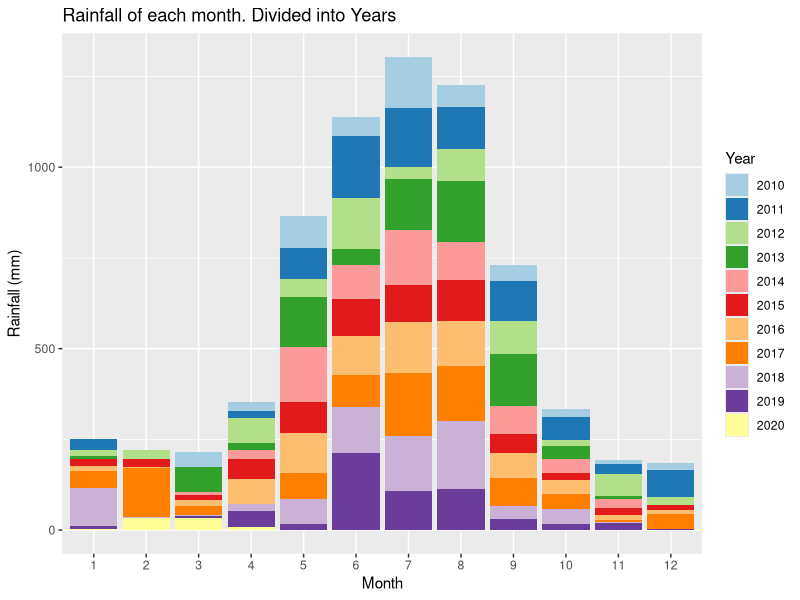
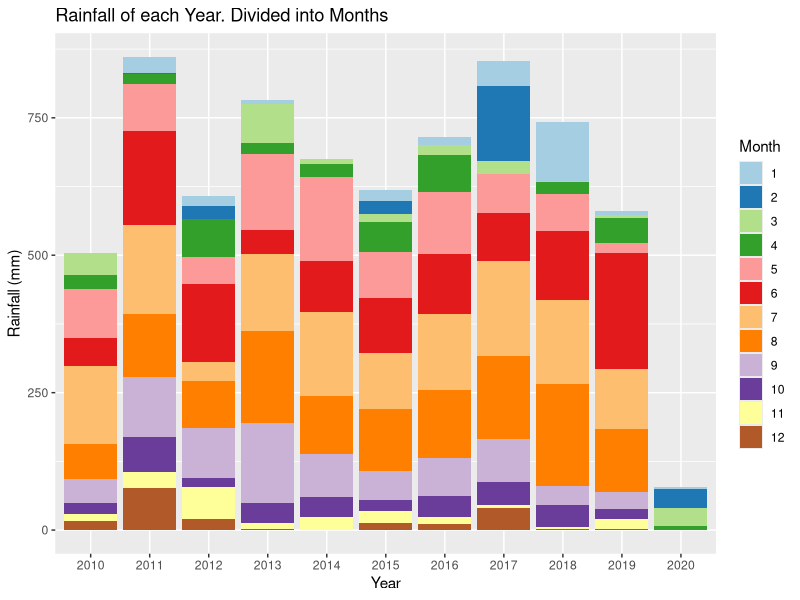
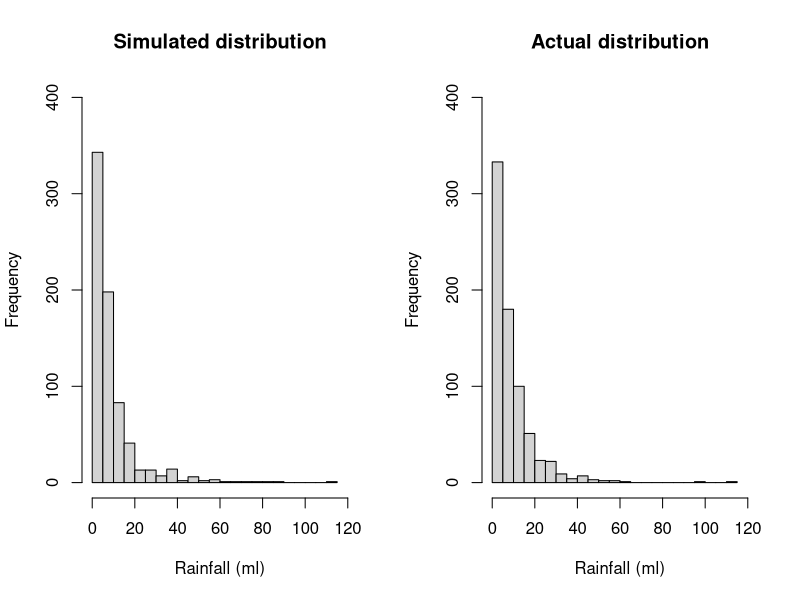
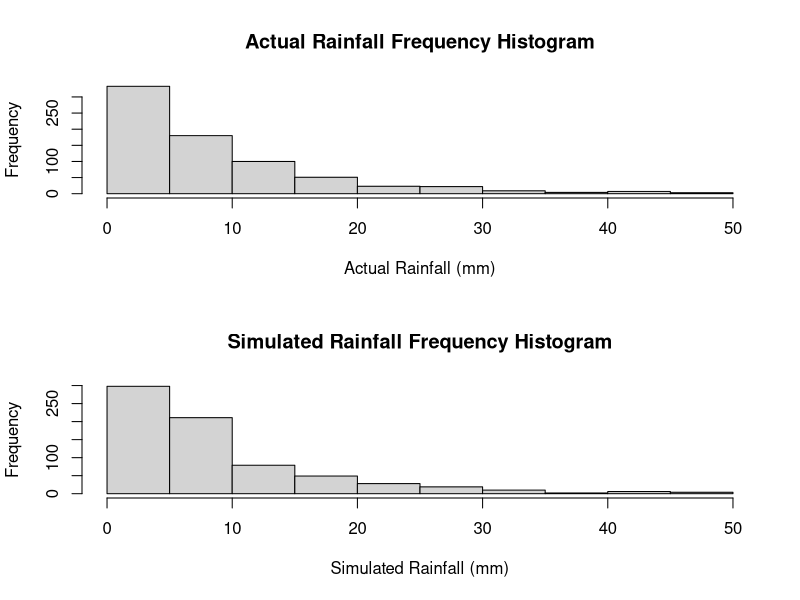
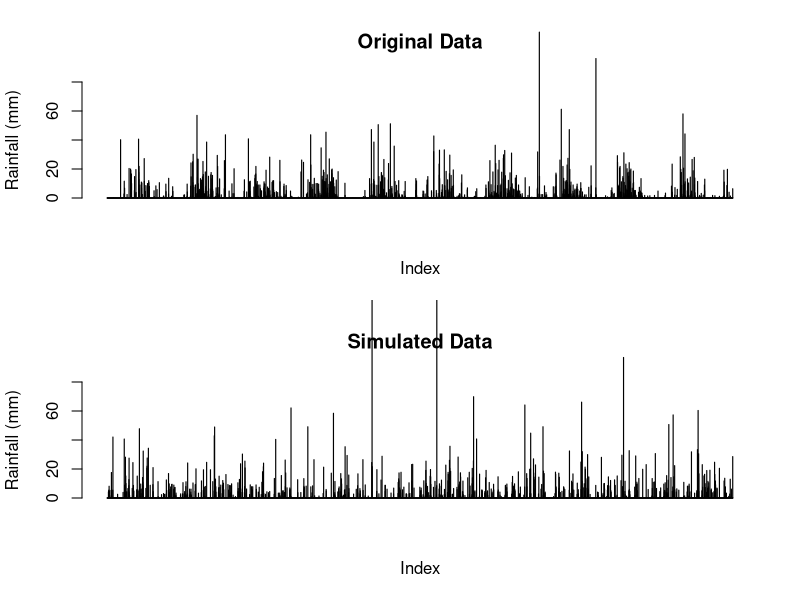
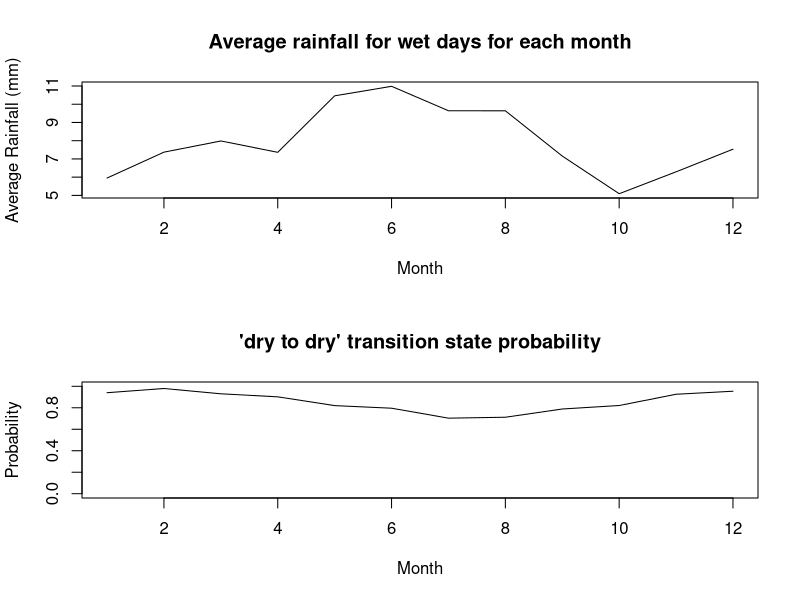
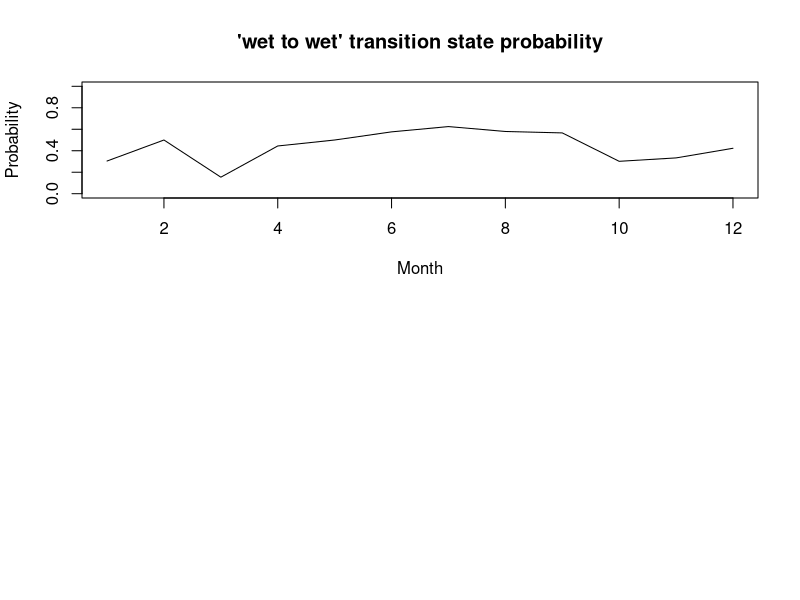
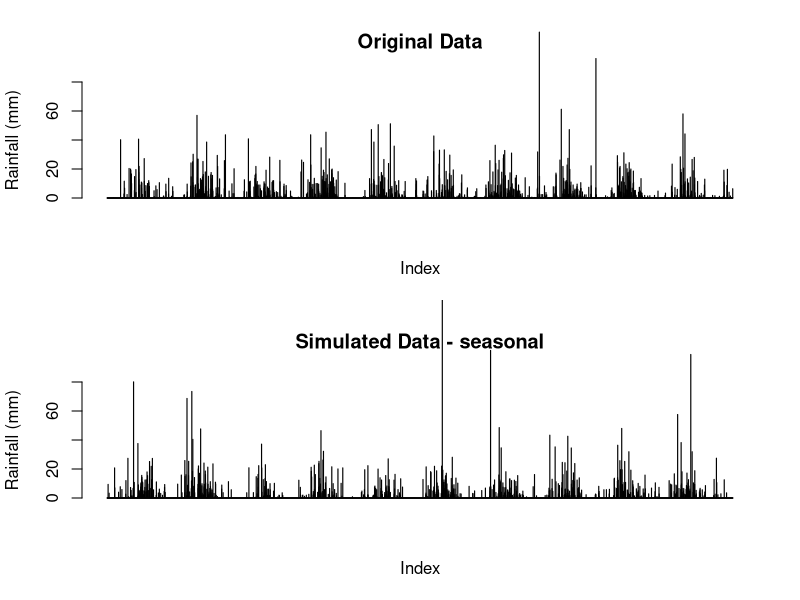

Recreate these plots in R, in order.
## ---- chunk 1
knitr::opts_chunk$set(echo = TRUE)
## ---- chunk 2
# Reading in the data from the csv file
data <-  read.csv("IDCJAC0009_009225_1800_Data.csv")
weather_data <- data
weather_data <- weather_data[which(is.na(weather_data$Rainfall.amount..millimetres.) == FALSE),] # excluding rows with no rainfall record made 
## ---- chunk 3
weather_data$date <- do.call(paste, c(weather_data[c("Day", "Month", "Year")], sep = "-")) # creating a column that contains the date for easy indentification
## ---- chunk 4
# function to categorise day as either 'wet' or 'dry' for the Markov Chain functions
state <- function(x){
  stateList <- c()
  for(ii in 1:length(x)){
    if(x[ii] < 1){
      stateList <- c(stateList, "dry")
    }
    if(x[ii] >= 1){
      stateList <- c(stateList, "wet")
    }
  }
  return(stateList)
}
weather_data$state <- state(weather_data$Rainfall.amount..millimetres.)
## ---- chunk 5
head(weather_data[,c('Rainfall.amount..millimetres.','state')], 10)
## ---- chunk 6
# function establishing Markov Chain transition state. Establishing the relationship between the rainfall of a given day and the day before it.
transitionState <- function(x){
  transitionStateList <- c('') #can't find transition state of first observation
  for(i in 2:length(x)){
    if(x[i] == "dry"){
      if (x[i-1] == "dry"){
        transitionStateList <- c(transitionStateList, "DryToDry")
      }
      else {
        transitionStateList <- c(transitionStateList, "WetToDry")
      }
    }
    if(x[i] == "wet"){
      if (x[i-1] == "dry"){
        transitionStateList <- c(transitionStateList, "DryToWet")
      }
      else {
        transitionStateList <- c(transitionStateList, "WetToWet")
      }
    }
  }
  return(transitionStateList)
}
weather_data$transitionState <- transitionState(weather_data$state)
## ---- chunk 7
head(weather_data[,c('Rainfall.amount..millimetres.','state', 'transitionState')], 10)
## ---- chunk 8
train_data <- subset(weather_data, Year >= 2010) # only look at the most recent, relevant data.
library(ggplot2)
library(RColorBrewer)

# explorative plots investigating the distribution of rainfall across months and years

# Plotting the rainfall data (grouped by years and months)
# Distribution of rainfall by month (segmented by year)
ggplot(train_data, aes(x = factor(Month), y = Rainfall.amount..millimetres., fill = factor(Year))) + 
  geom_bar(stat = "identity") + 
  scale_fill_brewer(palette = "Paired") + 
  xlab("Month")+
  ylab("Rainfall (mm)")+
  labs(fill = "Year")+
  ggtitle("Rainfall of each month. Divided into Years")
# There does appear to be a rough distribution of rainfall by month. Most years May, June, July, August, and September (month 5-9) have the most rain. There are outliers

ggplot(train_data, aes(x = factor(Year), y = Rainfall.amount..millimetres., fill = factor(Month))) + 
  geom_bar(stat = "identity") + 
  scale_fill_brewer(palette = "Paired") + 
  xlab("Year")+
  ylab("Rainfall (mm)")+
  labs(fill = "Month")+
  ggtitle("Rainfall of each Year. Divided into Months")
# There does not appear to be any obvious pattern in the rainfall across the 10 years (note. 2020 only contains 4 months of data, hence the low rainfall). The average looks to be around 650-700 mm. 
## ---- chunk 9
table(train_data$Month, train_data$Year) # only four months of data in 2020
## ---- chunk 10
#Calculating transition state probabilities, in general (no respect to month or season)
weatherTable <- table(train_data$transitionState)
weatherTable

probWetToWet = weatherTable['WetToWet'] / (weatherTable['WetToWet'] + weatherTable['WetToDry'])
probWetToWet

probDryToDry = weatherTable['DryToDry'] / (weatherTable['DryToDry'] + weatherTable['DryToWet'])
probDryToDry
## ---- chunk 11
#Basic generator (No seasonal variation)

#calculated above
generateRainfallBasic <- function(genLength){
  currentState = "dry" # Years start with very little rain, so more likely to start dry
  rainAmountList <- c()
  for (i3 in 1:genLength){
    if (currentState == "dry"){
      if (runif(1) < probDryToDry){
        currentState = "dry"
      }
      else{
        currentState = "wet"
      }
    }
    else if (currentState == "wet"){
      if (runif(1) < probWetToWet){
        currentState = "wet"
      }
      else{
        currentState = "dry"
      }
    }
    #generating amount of rainfall if state is wet, else 0
    if (currentState == "wet"){
      rainAmount <- 5.66*exp(rnorm(1))
      rainAmountList <- c(rainAmountList, rainAmount)
    }
    else{
      rainAmountList <- c(rainAmountList, 0)
    }
  }
  return(rainAmountList)
}
## ---- chunk 12
#comparing log-normal against actual data, veeerryyyy close fit, will use log-normal for rainfall sim
par(mfrow=c(1,2))
p1 <- 5.66*exp(rnorm(732))
hist(p1, breaks = 30, xlim = c(0,120), ylim = c(0,400), main = "Simulated distribution", xlab = "Rainfall (ml)")

p2 <- train_data$Rainfall.amount..millimetres.[train_data$Rainfall.amount..millimetres.>1]
hist(p2, breaks = 30, xlim = c(0,120), ylim = c(0,400), main = "Actual distribution", xlab = "Rainfall (ml)")

mean(p1)
mean(p2)
## ---- chunk 13
#Basic generator tests
testRainfall = generateRainfallBasic(3761)

par(mfrow=c(2,1))
hist(train_data$Rainfall.amount..millimetres.[train_data$Rainfall.amount..millimetres.>1 & train_data$Rainfall.amount..millimetres.<50], xlab = "Actual Rainfall (mm)", main = "Actual Rainfall Frequency Histogram")
hist(testRainfall[testRainfall > 1 & testRainfall <50], xlab = "Simulated Rainfall (mm)", main = "Simulated Rainfall Frequency Histogram")

par(mfrow=c(2,1))
barplot(train_data$Rainfall.amount..millimetres., ylim = c(0,80), main = "Original Data", ylab = "Rainfall (mm)", xlab = "Index")
barplot(testRainfall, ylim = c(0,80), main = "Simulated Data", ylab = "Rainfall (mm)", xlab = "Index")
## ---- chunk 14
#Calculates the transition probabilities for each month
probTransStatesMonth <- function(input_data){
  transitonStatesMonthsFrame <- data.frame(list(rep(0, 12), list(rep(0, 12), list(rep(0,    12), list(rep(0, 12)))))) #Initialises 12x4 frame filled with zeroes (4 columns for each transition state, 12 rows for each month)
  names(transitonStatesMonthsFrame) <- c('DryToDry', 'DryToWet', 'WetToDry', 'WetToWet')

  #Makes the dataframe with the count of each transition state with each month
  for (i4 in 1:dim(input_data)[1]){
    tempTransitionState <- input_data[i4, 'transitionState']
    tempMonth <- input_data[i4, 'Month'] 
    transitonStatesMonthsFrame[tempMonth, tempTransitionState] <- transitonStatesMonthsFrame[tempMonth, tempTransitionState]+1 # increase count of tempTransitionState for month tempMonth by 1
  }

  #Calculates the transition state probabilities for each month in the data frame
  probTransitonStatesMonthsFrame <- transitonStatesMonthsFrame
  for (i in 1:dim(transitonStatesMonthsFrame)[1]){
  
    probTransitonStatesMonthsFrame[i, 'DryToDry'] <- transitonStatesMonthsFrame[i, 'DryToDry'] / (transitonStatesMonthsFrame[i, 'DryToDry'] + transitonStatesMonthsFrame[i, 'DryToWet'])
  
    probTransitonStatesMonthsFrame[i, 'DryToWet'] <- transitonStatesMonthsFrame[i, 'DryToWet'] / (transitonStatesMonthsFrame[i, 'DryToDry'] + transitonStatesMonthsFrame[i, 'DryToWet'])
    
    probTransitonStatesMonthsFrame[i, 'WetToDry'] <- transitonStatesMonthsFrame[i, 'WetToDry'] / (transitonStatesMonthsFrame[i, 'WetToDry'] + transitonStatesMonthsFrame[i, 'WetToWet'])
    probTransitonStatesMonthsFrame[i, 'WetToWet'] <- transitonStatesMonthsFrame[i, 'WetToWet'] / (transitonStatesMonthsFrame[i, 'WetToDry'] + transitonStatesMonthsFrame[i, 'WetToWet'])
    # this data frame 'probTransitionStatesMonthsFrame' will be called directly in the generator, so must be called as such when exported
  }
  return(probTransitonStatesMonthsFrame)
}

## ---- chunk 15
probTransitonStatesMonthsFrame <- probTransStatesMonth(train_data)
head(probTransitonStatesMonthsFrame, 10)
## ---- chunk 16
#testing average rainfall when its rains in each month, and for wettowet vs drytowet transitions.
test_w2w <- train_data$Rainfall.amount..millimetres.[train_data$transitionState == "WetToWet"]
test_d2w <- train_data$Rainfall.amount..millimetres.[train_data$transitionState == "DryToWet"]
mean(test_w2w)
mean(test_d2w)
wilcox.test(test_d2w, test_w2w)
#since resulting wilcox test p-value is 0.85, we conclude that theres no difference in rainfall depending on the transition state, and do not need to include it in our model.

test_rainfallPerMonth <- train_data[train_data$state == "wet",c(4,6)]
kruskal.test(Rainfall.amount..millimetres. ~ Month, data = test_rainfallPerMonth)
#p-val = 0.00016, therefore difference between average rainfall for each month

## ---- chunk 17
#calculating the mean rainfall when it rains for each month, to change how much it rains according to the generator later on. Limited to less than 60 mls as the dataset is not large enough for large rainfall amounts (such as 114ml in feburary) to not throw the mean off.
rainMonthData <- c()
for (i in 1:12){
  temp<- train_data$Rainfall.amount..millimetres.[train_data$state == "wet" & train_data$Month == i & train_data$Rainfall.amount..millimetres. < 60]
  rainMonthData <- c(rainMonthData, list(temp))
  rm(temp)
}

rainfallAvgMonth <- sapply(rainMonthData, mean)

## ---- chunk 18
plot(c(1:12), rainfallAvgMonth, type = "l", xlab = "Month", ylab = "Average Rainfall (mm)", main = "Average rainfall for wet days for each month")
## ---- chunk 19
#How the transition state probabilities vary for each month
plot(probTransitonStatesMonthsFrame$DryToDry, ylim = c(0,1), xlab = "Month", main = "'dry to dry' transition state probability", type = 'l', ylab = "Probability")
plot(probTransitonStatesMonthsFrame$WetToWet, ylim = c(0,1), xlab = "Month", main = "'wet to wet' transition state probability", type = 'l', ylab = "Probability")
## ---- chunk 20
#Weather generator accounting  for seasonal variation of transition states or something i hope
#This is just a regular version of basic generator it's mostly the same in fact if i forget to even do this it is the same

generateRainfallSeasonal <- function(input){
  # input must be weather_data or a subset of weather_data
  currentState = "dry" #can make this into a random choice later
  rainAmountList <- c()
  for (i5 in 1:dim(input)[1]){
    if (currentState == "dry"){
      if (runif(1) < probTransitonStatesMonthsFrame[input[i5, 'Month'], 'DryToDry']){ #now inputs depending on the month of input
        currentState = "dry"
      }
      else{
        currentState = "wet"
      }
    }
    else if (currentState == "wet"){
      if (runif(1) < probTransitonStatesMonthsFrame[input[i5, 'Month'], 'WetToWet']){
        currentState = "wet"
      }
      else{
        currentState = "dry"
      }
    }                                   
    #generating amount of rainfall if state is wet, else 0
    if (currentState == "wet"){
      #rainAmount <- 5.66*exp(rnorm(1)) #now log-normal dist, 5 used because is close to mean of weather_data's / the mean of what exp(rnorm(1)) is by default /// Old Version 
      rainAmount <- rainfallAvgMonth[input[i5, 'Month']]*exp(rnorm(1))/1.648 
      #average of exp(rnorm(1)) is ~1.648, so we divide by that so the average of each month will just be the actual average calculated from rainfallAvgMonth.
      rainAmountList <- c(rainAmountList, rainAmount)
    }
    else{
      rainAmountList <- c(rainAmountList, 0)
    }
  }
  return(rainAmountList)
}
## ---- chunk 21
#testing code for seasonal generator
inputSeasonalRainfall <- dplyr::select(train_data, 'Year', 'Month', 'Day') #using existing train data's dates to input to function, instead of putting in just how many to generate
testSeasonalRainfall = generateRainfallSeasonal(inputSeasonalRainfall)
## ---- chunk 22
par(mfrow=c(2,1))
barplot(train_data$Rainfall.amount..millimetres., ylim = c(0,80), main = "Original Data", ylab = "Rainfall (mm)", xlab = "Index")
barplot(testSeasonalRainfall, ylim = c(0,80), main = "Simulated Data - seasonal", ylab = "Rainfall (mm)", xlab = "Index")
## ---- chunk 23
#comparing log-normal against actual data, veeerryyyy close fit, will use log-normal for rainfall sim
p1 <- 5.66*exp(rnorm(732))
p1 <- p1[p1>1]
hist(p1, breaks = 30, xlim = c(0,120), ylim = c(0,400), main = "Simulated distribution")

p2 <- train_data$Rainfall.amount..millimetres.[train_data$Rainfall.amount..millimetres.>1]
hist(p2, breaks = 30, xlim = c(0,120), ylim = c(0,400), main = "actual distribution")
## ---- chunk 24
set.seed(100345)
sampID <- sample.int(nrow(train_data), size = 0.8*nrow(train_data), replace = FALSE)
train_data <- train_data[sampID,] # 80% of data for training
test_data <- train_data[-sampID,] # 20% for testing
## ---- chunk 25
probTransitonStatesMonthsFrame <- probTransStatesMonth(train_data) # retraining seasonal generator probTransitionStatesMonthsFrame with new training data (now only 80% of the original train_data)
# calucating the new average rainfall for each month
rainMonthData <- c()
for (i in 1:12){
  temp<- train_data$Rainfall.amount..millimetres.[train_data$state == "wet" & train_data$Month == i & train_data$Rainfall.amount..millimetres. < 60]
  rainMonthData <- c(rainMonthData, list(temp))
  rm(temp)
}
rainfallAvgMonth <- sapply(rainMonthData, mean)
## ---- chunk 26
#generates a simulation with the same number of observations as test_data (20% of the total data)
testSeasonalRainfall20 = generateRainfallSeasonal(test_data) 
## ---- chunk 27
par(mfrow = c(2, 1))
barplot(testSeasonalRainfall20, ylab = "Rainfall (mm)", xlab = "index", main = "Simulated data")
barplot(test_data$Rainfall.amount..millimetres., ylab = "Rainfall (mm)", xlab  = "index", main = "Actual data")
## ---- chunk 28
# Wilcoxon signed rank test
WT <- wilcox.test(testSeasonalRainfall20, test_data$Rainfall.amount..millimetres., paired=T)
print("Wilcoxon rank sum p-value")
WT$p.value
# paired student t test
TT <- t.test(testSeasonalRainfall20, test_data$Rainfall.amount..millimetres., paired=T)
print("t-test p-value")
TT$p.value
## ---- chunk 29
train_data <- subset(weather_data, Year >= 2010)
train10_data <- subset(weather_data, Year >= 2009 & Year < 2019)
data_2019 <- subset(weather_data, Year == 2019)
## ---- chunk 30
probTransitonStatesMonthsFrame <- probTransStatesMonth(train10_data) # retraining seasonal generator probTransitionStatesMonthsFrame with train10_data
set.seed(10356)
monthList <- subset(weather_data, Year == 2019) # a year that isn't a leap year to get the month list, as generation algorithm only requires months
monthList <- monthList['Month']
testSeasonalRainfall10 <- generateRainfallSeasonal(monthList)
## ---- chunk 31
#compare generated year against 2019
par(mfrow = c(2,1))
barplot(testSeasonalRainfall10, xlab = "Index", ylab = "Rainfall (mm)", main = "Simulated Rainfall")
barplot(data_2019$Rainfall.amount..millimetres., xlab = "Index", ylab = "Rainfall (mm)", main = "2019 Rainfall")
## ---- chunk 32
# check other years for comparison
par(mfrow = c(3,2))
barplot(testSeasonalRainfall10, xlab = "Index", ylab = "Rainfall (mm)", main = "Simulated Rainfall")
year <- subset(weather_data, Year == 2015)
barplot(year$Rainfall.amount..millimetres., xlab = "Index", ylab = "Rainfall (mm)", main = "2015 Rainfall")
year <- subset(weather_data, Year == 2008)
barplot(year$Rainfall.amount..millimetres., xlab = "Index", ylab = "Rainfall (mm)", main = "2008 Rainfall")
year <- subset(weather_data, Year == 2015)
barplot(year$Rainfall.amount..millimetres., xlab = "Index", ylab = "Rainfall (mm)", main = "2017 Rainfall")
year <- subset(weather_data, Year == 2007)
barplot(year$Rainfall.amount..millimetres., xlab = "Index", ylab = "Rainfall (mm)", main = "2007 Rainfall")
year <- subset(weather_data, Year == 2013)
barplot(year$Rainfall.amount..millimetres., xlab = "Index", ylab = "Rainfall (mm)", main = "2013 Rainfall")
rm(year)
## ---- chunk 33
# Creates a graph of difference in rainfall for years, weeks, months, years to see if there are any potential patterns.
# Creates a list of the weekly rainfall
RainfallWeekly <- data.frame("Rainfall (mm)", "Week")
colnames(RainfallWeekly) <- c("Rainfall (mm)", "Week")
RainfallWeekly$`Rainfall (mm)` <- as.numeric(RainfallWeekly$`Rainfall (mm)`)
RainfallWeekly$Week <- as.numeric(RainfallWeekly$Week)
week = 1
weekRain = 0
for(ii in c(1: nrow(weather_data))){
  weekRain = weekRain + weather_data[ii, 6] # rainfall amount for that row
  
  if(ii%%7 == 0){ # every 7th row
    RainfallWeekly[(ii/7), 1] <- weekRain # 1 row of RainfallWeekly created every 7 rows (1 weeks) - inserting rainfall total for that week
    RainfallWeekly[(ii/7), 2] <- week
    week = week + 1
    weekRain = 0 # clear total rainfall to prepare for next week
  }
}
## ---- chunk 34
RainfallWeeklyDiff <- data.frame(c(1:(nrow(RainfallWeekly)-1)), c(1:(nrow(RainfallWeekly)-1))) # data frame with two columns, one less row than RainfallWeekly
colnames(RainfallWeeklyDiff) <- c("Rainfall diff (mm)", "Week")
RainfallWeeklyDiff$`Rainfall diff (mm)` <- diff(RainfallWeekly$`Rainfall (mm)`) # change in weeks
## ---- chunk 35
# plot first 700 weeks first against the difference in rainfall, and then the rainfall per week
par(mfrow = c(4,1))
plot(RainfallWeeklyDiff[c(1:350), 2], RainfallWeeklyDiff[c(1:350), 1], xlab = "week", ylab = "change in rainfall (mm)", cex = 2, type = "b")
plot(RainfallWeekly[c(1:350), 2], RainfallWeekly[c(1:350), 1], xlab = "week", ylab = "rainfall (mm)", type = "l")
plot(RainfallWeeklyDiff[c(351:700), 2], RainfallWeeklyDiff[c(351:700), 1], xlab = "week", ylab = "change in rainfall (mm)", cex = 2, type = "b")
plot(RainfallWeekly[c(351:700), 2], RainfallWeekly[c(351:700), 1], xlab = "week", ylab = "rainfall (mm)", type = "l")
## ---- chunk 36
# plot second 700 weeks first against the difference in rainfall, and then the rainfall per week
par(mfrow = c(4,1))
plot(RainfallWeeklyDiff[c(701:1050), 2], RainfallWeeklyDiff[c(701:1050), 1], xlab = "week", ylab = "change in rainfall (mm)", cex = 2, type = "b")
plot(RainfallWeekly[c(701:1050), 2], RainfallWeekly[c(701:1050), 1], xlab = "week", ylab = "rainfall (mm)", type = "l")
plot(RainfallWeeklyDiff[c(1051:1414), 2], RainfallWeeklyDiff[c(1051:1414), 1], xlab = "week", ylab = "change in rainfall (mm)", cex = 2, type = "b")
plot(RainfallWeekly[c(1051:1414), 2], RainfallWeekly[c(1051:1414), 1], xlab = "week", ylab = "rainfall (mm)", type = "l")
## ---- chunk 37
rainSort_2019 <- data_2019$Rainfall.amount..millimetres.
# qqplot before removing 'dry' days
qqnorm(rainSort_2019, pch = 1, frame = F, main = "Normal Q-Q Plot of Rainfall 2019 (including dry days)")
qqline(rainSort_2019, col = "red", lwd = 2)
rainSort_2019 <- rainSort_2019[which(rainSort_2019 != 0)]
# qqplot after removing 'dry' days
qqnorm(rainSort_2019, pch = 1, frame = F, main = "Normal Q-Q Plot of Rainfall 2019 (excluding dry days)")
qqline(rainSort_2019, col = "red", lwd = 2)
hist(rainSort_2019, breaks = 50)
# data is not normally distributed
rm(rainSort_2019)
## ---- chunk 38
rain2019 <- subset(weather_data, Year == 2019)
length(rain2019$Rainfall.amount..millimetres.)
length(testSeasonalRainfall10)
# Function that returns the sum of ranks of difference (w+ and w-) that are part of the Wilcoxon signed rank calculations
returnRanks <- function(simulated, actual){
  diffs <- (simulated - actual)
  diffs <- diffs[diffs != 0]
  posDifs <- which(diffs > 0)
  negDiffs <- which(diffs < 0)
  rank <- rank(abs(diffs))
  rankPosDiff <- sum(rank[posDifs])
  rankNegDiff <- sum(rank[negDiffs]) 
  return(c(rankPosDiff, rankNegDiff))
}
## ---- chunk 39
table(rain2019$Month)
# To perform the Wilcoxon Signed Rank test we must have paired data, so we have to find the extra dates in testSeasonalRainfall10 (note: 2019 is a non leap year) and remove them.
# Upon review we find that there are days missing from October and December.
## ---- chunk 40
table(rain2019$Day)
# One month is missing a day 5, and another is missing a day 19 (both 11 when should be 12)
temp <- subset(rain2019, Day == 5)
temp$Month # 5th of October missing
temp <- subset(rain2019, Day == 19)
temp$Month # 19th of December missing
rm(temp)
which(rain2019$date == "4-10-2019") # find what row the day before 5-10-2019 is
# Therefore 5-10-2019 would be row 278 (277+1)
which(rain2019$date == "18-12-2019") # find what row the day before 5-10-2019 is
# Therefore 5-10-2019 would be row 353 (351+2). Add two as both 5th october and 19th december are missing
## ---- chunk 41
# We find that the days are day 278 and 353 from testSeasonalRainfall10
simRainfall2019 <- testSeasonalRainfall10
## ---- chunk 42
set.seed(102343656)
monthList <- subset(weather_data, Year == 2019) # A year that isn't a leap year to get the month list, as generation algorithm only requires months
monthList <- monthList['Month']
testSeasonalRainfall10 <- generateRainfallSeasonal(monthList)
simRainfall2019 <- testSeasonalRainfall10 # Removing day 278 and day 353 data from testSeasonalRainfall10
## ---- chunk 43
# test of testSeasonalRainfall10 against 2019 rainfall (testSeasonalRainfall10 was simulation of 2019 rainfall)
wilcox.test(rain2019$Rainfall.amount..millimetres., simRainfall2019, paired = T, alternative = "t", conf.int = T, conf.level = 0.95)

# the p-value is 0.04918,indicating that it is likely that there is a significant difference between the simulated data and the actual data. This means that one set of data was consistently and significantly larger than the other
# manual calculation of Wilcoxon signed rank values 

sumRanks <- returnRanks(simRainfall2019, rain2019$Rainfall.amount..millimetres.)
cat(sumRanks[1], "is the sum of the ranks of the positive differences")
cat(sumRanks[2], "is the sum of the ranks of the negative differences")

# rankPosDiff (the sum of the ranks of the differences where the simulated data is greater than the actual) is 7414. rankNegDiff (the sum of the ranks of the the differences where the actual is greater than the simulated) is 5147. rankPosDiff is quite a bit larger than rankNegDiff
## ---- chunk 44
set.seed(12345)
monthList <- subset(weather_data, Year == 2011)
monthList <- monthList['Month']
testSeasonalRainfall10 <- generateRainfallSeasonal(monthList)
simRainfall2019 <- testSeasonalRainfall10[-c(278, 353)]
wilcox.test(rain2019$Rainfall.amount..millimetres., simRainfall2019, paired = T, alternative = "t", conf.int = T, conf.level = 0.95)

sumRanks <- returnRanks(simRainfall2019, rain2019$Rainfall.amount..millimetres.)
cat(sumRanks[1], "is the sum of the ranks of the positive differences")
cat(sumRanks[2], "is the sum of the ranks of the negative differences")
## ---- chunk 45
set.seed(347876)
monthList <- subset(weather_data, Year == 2011) 
monthList <- monthList['Month']
testSeasonalRainfall10 <- generateRainfallSeasonal(monthList)
simRainfall2019 <- testSeasonalRainfall10[-c(278, 353)] 
wilcox.test(rain2019$Rainfall.amount..millimetres., simRainfall2019, paired = T, alternative = "t", conf.int = T, conf.level = 0.95)

sumRanks <- returnRanks(simRainfall2019, rain2019$Rainfall.amount..millimetres.)
cat(sumRanks[1], "is the sum of the ranks of the positive differences")
cat(sumRanks[2], "is the sum of the ranks of the negative differences")
## ---- chunk 46
set.seed(3456789)
monthList <- subset(weather_data, Year == 2011)
monthList <- monthList['Month']
testSeasonalRainfall10 <- generateRainfallSeasonal(monthList)
simRainfall2019 <- testSeasonalRainfall10[-c(278, 353)]
wilcox.test(rain2019$Rainfall.amount..millimetres., simRainfall2019, paired = T, alternative = "t", conf.int = T, conf.level = 0.95)

sumRanks <- returnRanks(simRainfall2019, rain2019$Rainfall.amount..millimetres.)
cat(sumRanks[1], "is the sum of the ranks of the positive differences")
cat(sumRanks[2], "is the sum of the ranks of the negative differences")
## ---- chunk 47
# looking at the four total simulations created, there is generally no significant different between the simulated rainfall and the actual rainfall. 
# However looking at rankPosDiff and rankNegDiff calculated for each (the sum of the ranks of the positive and negative differences between the simulated and actual data respectively), the simulated rainfall was consistently larger than the actual data 
# The reason for this is likely because 2019 had a very small amount of rainfall compared to the rest of the years.
sum(train10_data$Rainfall.amount..millimetres.)/10 # /10 to get average of 10 years of rain data
sum(rain2019$Rainfall.amount..millimetres.)
## ---- chunk 48
median(simRainfall2019)
median(rain2019$Rainfall.amount..millimetres.)

# given the number of dry days, it makes sense that the median's would be very similar in the Wilcoxon Signed Rank test
# To perform the Wilcoxon Signed Rank test we remove those dates from testSeasonalRainfall10
# 2019 is a non leap year so February will have 28 days
#October 5th and December 19th are missing, so we remove them
month_result <- which(rain2019$date == "4-10-2019" | rain2019$date=="18-12-2019")
simRainfall2019 <- testSeasonalRainfall10[-c(month_result[1]+1, month_result[2]+1)]

# Test of testSeasonalRainfall10 against 2019 rainfall (testSeasonalRainfall10 was simulation of 2019 rainfall)
wilcox.test(simRainfall2019, rain2019$Rainfall.amount..millimetres., paired = T, alternative = "t")

# Since the p-value is relatively high, it can be concluded that there is no significant diference between the simulated 2019 data and the actual 2019 data. 
# While the simulation may not be an accurate prediction of 2019 (as seen in the barplots), the simulation was also not logically flawed, as there is not a significant difference between the median of the simulation and the median of the actual.
#Furthermore, a qucik comparison of the medians in the Wilcoxon Signed Rank test shows that (as expected) they are also very similar.
cat("Median of actual and simulated rainfall respectively: ", median(rain2019$Rainfall.amount..millimetres.), median(simRainfall2019))
rm(simRainfall2019)
## ---- chunk 49
# looking at 2013 data (which had a larger than average amount of rain)
rain2013 <- subset(weather_data, Year == 2013)
simRainfall2013 <- generateRainfallSeasonal(monthList)
wilcox.test(simRainfall2013, rain2013$Rainfall.amount..millimetres., paired = T, conf.int = T, conf.level = 0.95)

par(mfrow = c(2,1))
barplot(simRainfall2013, xlab = "Index", ylab = "Rainfall (mm)", main = "Simulated Rainfall")
barplot(rain2013$Rainfall.amount..millimetres., xlab = "Index", ylab = "Rainfall (mm)", main = "2013 Rainfall")

diffs <- (simRainfall2013 - rain2013$Rainfall.amount..millimetres.)
diffs <- diffs[diffs != 0]
posDifs <- which(diffs > 0)
negDiffs <- which(diffs < 0)
rank <- rank(abs(diffs))
rankPosDiff <- sum(rank[posDifs])
rankNegDiff <- sum(rank[negDiffs]) 

rankPosDiff
rankNegDiff
mean(diffs)
